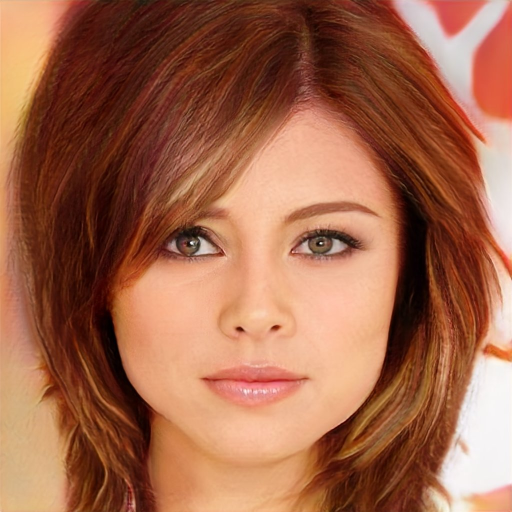
#> input picture sample_test/test_image_1.jpg, 1024 x 1024 px (shown at 1/2 size); its folder holds only this picture in this run
$ python -i multiscale.py   (imports and definitions only)   (older library calls are emulated)
#> lines starting #> are read from the running program, lines starting #| are printed output that depends on the picture
import os
import cv2
import pickle
import numpy as np

from tqdm import tqdm
from multiprocessing import Pool, cpu_count

from scipy.stats import skew, kurtosis

from skimage.feature import (
    graycomatrix,
    graycoprops,
    local_binary_pattern
)


class FeatureExtractor:

    def __init__(
        self,
        img_size=128,
        patch_grid=2,
        lbp_radii=(1, 2)
    ):
        self.img_size = img_size
        self.patch_grid = patch_grid
        self.lbp_radii = lbp_radii

        self.glcm_props = [
            "contrast",
            "dissimilarity",
            "homogeneity",
            "energy",
            "correlation"
        ]

        self.glcm_angles = [
            0,
            np.pi / 4,
            np.pi / 2
        ]

    # =========================
    # PATCHES
    # =========================
    def split_into_patches(self, image):

        h, w = image.shape

        ph = h // self.patch_grid
        pw = w // self.patch_grid

        patches = []

        for i in range(self.patch_grid):
            for j in range(self.patch_grid):

                patch = image[
                    i * ph:(i + 1) * ph,
                    j * pw:(j + 1) * pw
                ]

                patches.append(patch)

        return patches

    # =========================
    # GLCM (80 Features)
    # =========================
    def extract_glcm(self, image):

        image = cv2.normalize(
            image,
            None,
            0,
            255,
            cv2.NORM_MINMAX
        ).astype(np.uint8)

        patches = self.split_into_patches(
            image
        )

        features = []

        for patch in patches:

            glcm = graycomatrix(
                patch,
                distances=[1],
                angles=self.glcm_angles,
                symmetric=True,
                normed=True
            )

            for prop in self.glcm_props:

                vals = graycoprops(
                    glcm,
                    prop
                )

                features.extend([

                    np.mean(vals),

                    np.std(vals),

                    np.max(vals),

                    np.min(vals)
                ])

        return np.asarray(
            features,
            dtype=np.float32
        )

    # =========================
    # LBP (122 Features)
    # =========================
    def extract_lbp(self, image):

        patches = self.split_into_patches(
            image
        )

        features = []

        for patch in patches:

            for radius in self.lbp_radii:

                points = 8 * radius

                lbp = local_binary_pattern(
                    patch,
                    points,
                    radius,
                    method="uniform"
                )

                hist, _ = np.histogram(
                    lbp.ravel(),
                    bins=points + 2,
                    range=(0, points + 2)
                )

                hist = hist.astype(
                    np.float32
                )

                hist /= (
                    hist.sum() + 1e-8
                )

                features.extend(hist)

        global_lbp = local_binary_pattern(
            image,
            8,
            1,
            method="uniform"
        )

        global_hist, _ = np.histogram(
            global_lbp.ravel(),
            bins=10,
            range=(0, 10)
        )

        global_hist = global_hist.astype(
            np.float32
        )

        global_hist /= (
            global_hist.sum() + 1e-8
        )

        features.extend(
            global_hist
        )

        return np.asarray(
            features,
            dtype=np.float32
        )

    # =========================
    # FFT (40 Features)
    # =========================
    def extract_fft(self, image):

        image = image.astype(
            np.float32
        ) / 255.0

        h, w = image.shape

        cy, cx = h // 2, w // 2

        hann = np.outer(
            np.hanning(h),
            np.hanning(w)
        )

        image *= hann

        fft = np.fft.fft2(image)

        fft = np.fft.fftshift(fft)

        magnitude = np.log1p(
            np.abs(fft)
        )

        phase = np.angle(fft)

        y, x = np.ogrid[:h, :w]

        radius = np.hypot(
            x - cx,
            y - cy
        )

        bands = [
            (0, 8),
            (8, 16),
            (16, 30),
            (30, 45),
            (45, 64)
        ]

        features = []

        for r1, r2 in bands:

            region = magnitude[
                (radius >= r1) &
                (radius < r2)
            ]

            if region.size == 0:

                features.extend(
                    [0] * 7
                )

                continue

            features.extend([

                np.mean(region),

                np.std(region),

                np.sum(region ** 2),

                np.max(region),

                np.min(region),

                skew(region),

                kurtosis(region)
            ])

        hf = magnitude[
            radius >= 30
        ]

        lf = magnitude[
            radius < 30
        ]

        features.extend([

            np.sum(hf ** 2)
            /
            (np.sum(lf ** 2) + 1e-8),

            magnitude.mean(),

            magnitude.std(),

            np.std(phase),

            np.mean(
                np.abs(phase)
            )
        ])

        return np.asarray(
            features,
            dtype=np.float32
        )

    # =========================
    # MAIN
    # =========================
    def extract(
        self,
        image,
        use_glcm=True,
        use_lbp=True,
        use_fft=True
    ):

        if image is None:
            return None

        if image.ndim == 3:

            image = cv2.cvtColor(
                image,
                cv2.COLOR_BGR2GRAY
            )

        image = cv2.resize(
            image,
            (
                self.img_size,
                self.img_size
            )
        )

        features = []

        if use_glcm:
            features.append(
                self.extract_glcm(image)
            )

        if use_lbp:
            features.append(
                self.extract_lbp(image)
            )

        if use_fft:
            features.append(
                self.extract_fft(image)
            )

        return np.concatenate(
            features
        ).astype(np.float32)


# =========================
# MULTIPROCESS HELPER
# =========================
# [133 lines left out: functions process_image, process_dataset, save_features, not called in this run]

>>> import cv2
>>> picture = cv2.imread('../../sample_test/test_image_1.jpg')
#> picture is the input picture: shape (1024, 1024, 3); mean B, G, R 75.7, 102.6, 161.6
>>> result = FeatureExtractor().extract(picture)
#> in extract, `image = cv2.resize( image, ( self.img_size, self.img_size ) )`:
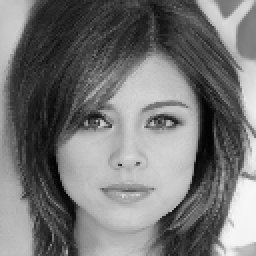
#> image: shape (128, 128) (shown 2 times larger); min 1, max 247, mean 117.4
#> after the loop in split_into_patches, `for i in range(self.patch_grid):`: patches = 4 items
#> the loop in extract_glcm, `for patch in patches: ` made 4 passes
#> after the loop in extract_glcm, `for patch in patches:`: features = 80 values, max 866.7 at index 62, min 0.000698 at index 33, mean 66.27
#> in extract_lbp, `patches = self.split_into_patches( image )`: patches = 4 items
#> the loop in extract_lbp, `for patch in patches: ` made 4 passes
#> after the loop in extract_lbp, `for patch in patches:`: features = 112 values, max 0.395 at index 27, min 0.0132 at index 22, mean 0.0714
#> in extract_lbp, `global_lbp = local_binary_pattern( image, 8, 1, method="uniform" )`:
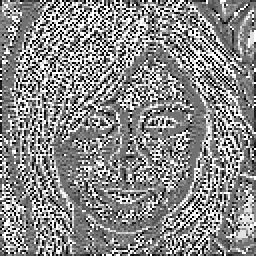
#> global_lbp: shape (128, 128) float64 (shown 2 times larger); min 0, max 9, mean 4.87; drawn with min black and max white
#> in extract_lbp, `global_hist, _ = np.histogram( global_lbp.ravel(), bins=10, range=(0, ..`: global_hist = [1337, 1264, 869, 1677, 2890, 1920, 938, 1383, 1694, 2412]
#> in extract_lbp, `global_hist /= ( global_hist.sum() + 1e-8 )`: global_hist = [0.0816, 0.0771, 0.053, 0.102, 0.176, 0.117, 0.0573, 0.0844, 0.103, 0.147]
#> in extract_fft, `hann = np.outer( np.hanning(h), np.hanning(w) )`:
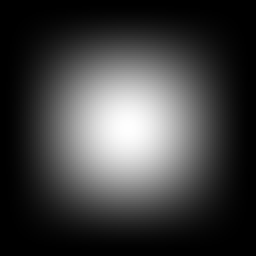
#> hann: shape (128, 128) float64 (shown 2 times larger); min 0, max 1, mean 0.246
#> in extract_fft, `image *= hann`:
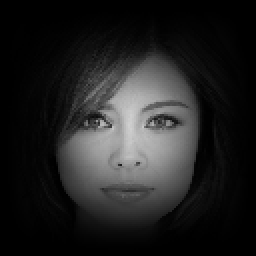
#> image: shape (128, 128) float32 (shown 2 times larger); min 0, max 0.818, mean 0.134
#> in extract_fft, `magnitude = np.log1p( np.abs(fft) )`:
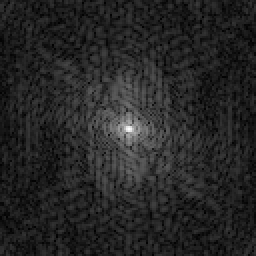
#> magnitude: shape (128, 128) float64 (shown 2 times larger); min 0.0107, max 7.69, mean 1.16; drawn with min black and max white
#> in extract_fft, `phase = np.angle(fft)`:
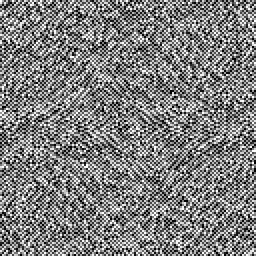
#> phase: shape (128, 128) float64 (shown 2 times larger); min -3.14, max 3.14, mean 0.000192; drawn with min black and max white
#> in extract_fft, `y, x = np.ogrid[:h, :w]`: y = 128 values from 0 to 127
#> in extract_fft, `radius = np.hypot( x - cx, y - cy )`:
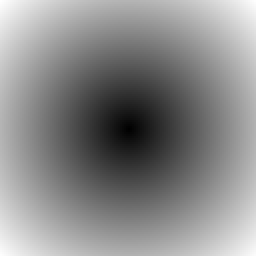
#> radius: shape (128, 128) float64 (shown 2 times larger); min 0, max 90.51, mean 49; drawn with min black and max white
#> after the loop in extract_fft, `for r1, r2 in bands:`: features = 35 values, max 6848.1 at index 16, min -0.434 at index 27, mean 728.4
#> in extract_fft, `hf = magnitude[ radius >= 30 ]`: hf = 13575 values, max 2.22 at index 4428, min 0.0107 at index 10931, mean 0.978
#> in extract_fft, `lf = magnitude[ radius < 30 ]`: lf = 2809 values, max 7.69 at index 1404, min 0.225 at index 675, mean 2.02
#> result = 242 values, max 6848.1 at index 218, min -0.434 at index 229, mean 127.3
